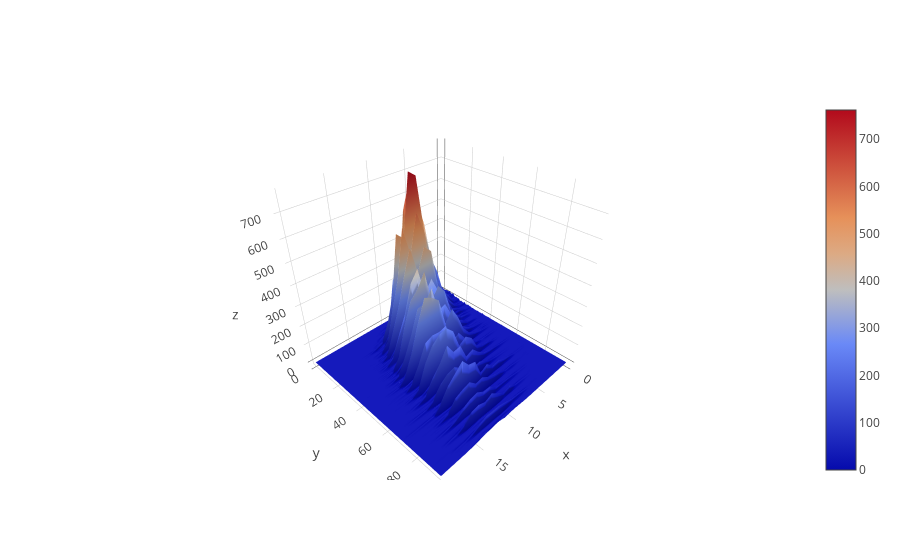

Write notebook code for a chart like this one.
### Code cell
df = data.assign(n=0).groupby(['points', 'price'])['n'].count().reset_index()
df = df[df["price"] < 100]
v = df.pivot(index='price', columns='points', values='n').fillna(0).values.tolist()
iplot([go.Surface(z=v)])

### Figure 1 — Plotly figure (JSON) as saved in the notebook; plotly's stock layout.template omitted (floating-point values rounded to 4 significant figures; data arrays with more than 128 entries replaced by an {"elided": "..."} marker saying what was removed)
{"data": [{"type": "surface", "z": {"elided": "96x21 int values"}}], "layout": {}}
